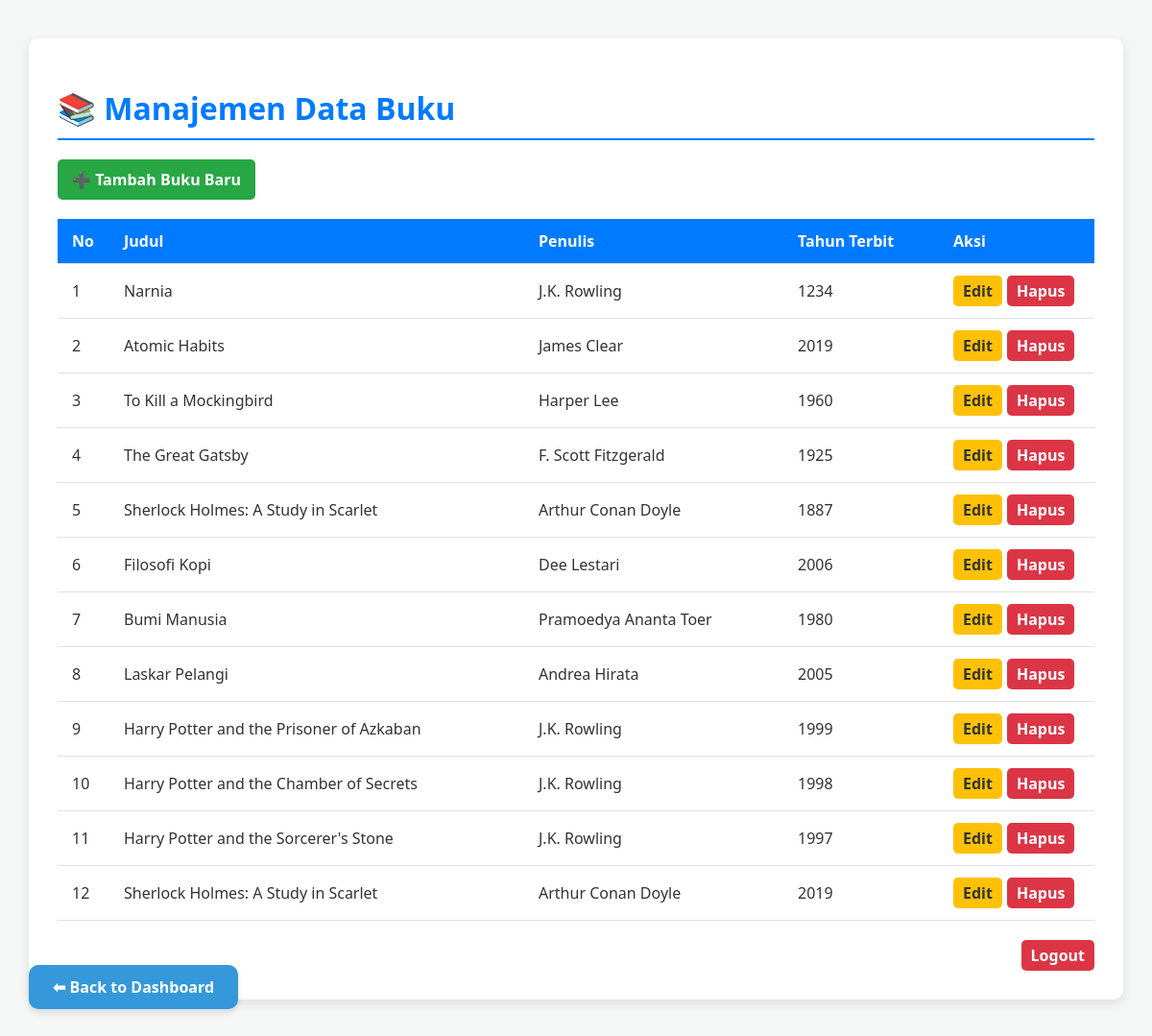
Screenshot of / (signed in) with the database file from the repository.
### tables this page shows
CREATE TABLE `buku` (
  `id` int(11) NOT NULL,
  `judul` varchar(255) NOT NULL,
  `penulis` varchar(255) NOT NULL,
  `tahun_terbit` int(4) NOT NULL
);

### index.php (the view, shortened to what this page needs)
<?php
include 'koneksi.php';
?>
<!DOCTYPE html>
<html lang="id">
<head>
    <link rel="stylesheet" href="style.css">
</head>
<body>
    <div class="container">
        <h1>📚 Manajemen Data Buku</h1>
        <p><a href="tambah.php" class="btn btn-primary">➕ Tambah Buku Baru</a></p>
        <table class="data-table">
            <thead>
                <tr>
                    <th width="5%">No</th>
                    <th width="40%">Judul</th>
                    <th width="25%">Penulis</th>
                    <th width="15%">Tahun Terbit</th>
                    <th width="15%">Aksi</th>
                </tr>
            </thead>
            <tbody>
                <?php
                $sql = "SELECT * FROM buku ORDER BY id DESC";
                $result = $koneksi->query($sql);
                if ($result->num_rows > 0) {
                    $no = 1;
                    while($row = $result->fetch_assoc()) {
                        echo "<tr>";
                        echo "<td>" . $no++ . "</td>";
                        echo "<td>" . htmlspecialchars($row['judul']) . "</td>";
                        echo "<td>" . htmlspecialchars($row['penulis']) . "</td>";
                        echo "<td>" . $row['tahun_terbit'] . "</td>";
                        echo "<td>";
                        echo "<a href='edit.php?id=" . $row['id'] . "' class='btn btn-edit'>Edit</a>";
                        echo "<a href='hapus.php?id=" . $row['id'] . "' class='btn btn-delete' onclick=\"return confirm('Yakin ingin menghapus?')\">Hapus</a>";
                        echo "</td>";
                        echo "</tr>";
                    }
                } else {
                    echo "<tr><td colspan='5'>Tidak ada data buku yang tersedia.</td></tr>";
                }
                ?>
            </tbody>
        </table>
        <div style="text-align: right; margin-top: 20px;">
            <a href="logout.php" class="btn btn-delete">Logout</a>
        </div>
    </div>
    <a href="dashboard.php" style="
        position: fixed;
        bottom: 30px;
        left: 30px;
        background-color: #3498db;
        color: white;
        padding: 12px 25px;
        text-decoration: none;
        border-radius: 10px;
        font-family: 'Segoe UI', sans-serif;
        font-weight: bold;
        box-shadow: 0 4px 6px rgba(0,0,0,0.1);
        transition: 0.3s;
        z-index: 1000;
    ">⬅ Back to Dashboard</a>
</body>
</html>

### style.css (style rules this page uses)
body { font-family: 'Segoe UI', Tahoma, Geneva, Verdana, sans-serif; margin: 0; padding: 0; background-color: #f4f7f6; color: #333; }
.container { width: 90%; max-width: 1100px; margin: 40px auto; background-color: #ffffff; padding: 30px; box-shadow: 0 4px 12px rgba(0, 0, 0, 0.1); border-radius: 10px; }
h1, h2 { color: #007bff; border-bottom: 2px solid #007bff; padding-bottom: 10px; margin-bottom: 20px; }
.btn { padding: 10px 15px; border: none; border-radius: 5px; text-decoration: none; cursor: pointer; transition: background-color 0.3s; font-weight: bold; display: inline-block; }
.btn-primary { background-color: #28a745; color: white; }
.btn-edit { background-color: #ffc107; color: #333; padding: 5px 10px; }
.btn-delete { background-color: #dc3545; color: white; padding: 5px 10px; margin-left: 5px; }
.data-table { width: 100%; border-collapse: collapse; margin-top: 20px; }
.data-table th, .data-table td { padding: 12px 15px; text-align: left; border-bottom: 1px solid #dee2e6; }
.data-table th { background-color: #007bff; color: white; font-weight: 600; }
.data-table td:last-child { white-space: nowrap; }

### rows the page displays
buku: judul "Narnia", penulis "J.K. Rowling", tahun_terbit "1234"
buku: judul "Atomic Habits", penulis "James Clear", tahun_terbit "2019"
buku: judul "To Kill a Mockingbird", penulis "Harper Lee", tahun_terbit "1960"
buku: judul "The Great Gatsby", penulis "F. Scott Fitzgerald", tahun_terbit "1925"
buku: judul "Sherlock Holmes: A Study in Scarlet", penulis "Arthur Conan Doyle", tahun_terbit "1887"
buku: judul "Filosofi Kopi", penulis "Dee Lestari", tahun_terbit "2006"
buku: judul "Bumi Manusia", penulis "Pramoedya Ananta Toer", tahun_terbit "1980"
buku: judul "Laskar Pelangi", penulis "Andrea Hirata", tahun_terbit "2005"
buku: judul "Harry Potter and the Prisoner of Azkaban", penulis "J.K. Rowling", tahun_terbit "1999"
buku: judul "Harry Potter and the Chamber of Secrets", penulis "J.K. Rowling", tahun_terbit "1998"
buku: judul "Harry Potter and the Sorcerer's Stone", penulis "J.K. Rowling", tahun_terbit "1997"
buku: judul "Sherlock Holmes: A Study in Scarlet", penulis "Arthur Conan Doyle", tahun_terbit "2019"
